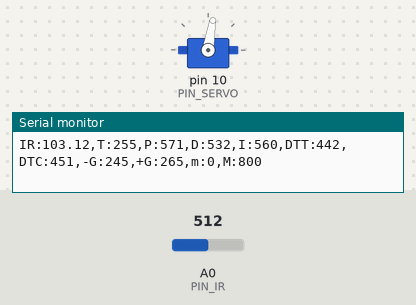
The sketch below on a simulated Arduino Uno, built with avr-gcc and run on an emulated ATmega328P. Shown: servo, the last lines printed to the serial monitor. The inputs (shaded band) are chosen by the test bench; at power-on: A0 (PIN_IR) = 512.

Above: at 0.15 s.
At 1.06 s:
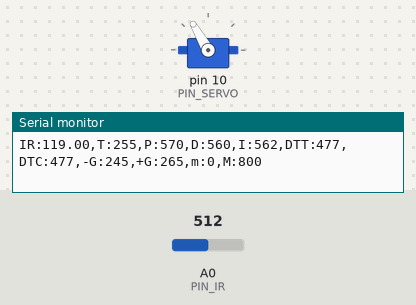
1.3 s: A0 (PIN_IR) set to 0
At 1.66 s:
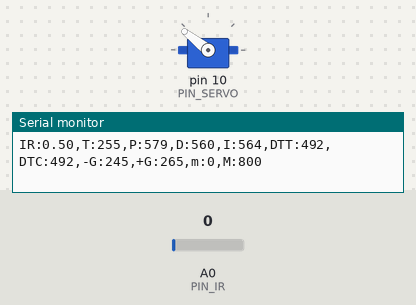
4.3 s: A0 (PIN_IR) set to 511
7.3 s: A0 (PIN_IR) set to 122
Timing chart, 0 to 15.4 s (numbered marks = the images above; inputs shaded):
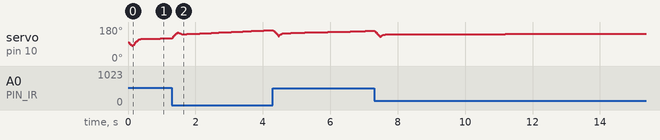

The sketch:

28P14.ino
```cpp
#include <Servo.h>
Servo myservo;

// Arduino pin assignment
#define PIN_IR A0
#define PIN_SERVO 10

#define SERVO_MAX 2300
#define SERVO_MID 1520
#define SERVO_MIN 700
#define SERVO_SPEED 30

#define _DIST_TARGET 255

//Serial
#define _INTERVAL_SERIAL 100
unsigned long last_sampling_time_serial;

// PID Controls
#define P_RATE 0.3 //기본 P 비율 - 아래 UP, DOWN 비율에서 2차 변환
#define P_RATE_UP P_RATE * ((SERVO_MAX - SERVO_MID) / 100)
#define P_RATE_DOWN P_RATE * ((SERVO_MID - SERVO_MIN) / 100)

#define D_RATE 20.0 //기본 D 비율 - 아래 UP, DOWN 비율에서 2차 변환
#define D_RATE_UP D_RATE * ((SERVO_MAX - SERVO_MID) / 100)
#define D_RATE_DOWN D_RATE * ((SERVO_MID - SERVO_MIN) / 100)

#define I_RATE 0.001 //기본 I 비율 - 아래 UP, DOWN 비율에서 2차 변환
#define I_RATE_UP I_RATE * ((SERVO_MAX - SERVO_MID) / 100)
#define I_RATE_DOWN I_RATE * ((SERVO_MID - SERVO_MIN) / 100)

#define DELAY_MICROS 100
#define EMA_ALPHA 0.25

//Filter
const float coE[] = {-0.0000120, 0.0076651, -0.2529813, 84.6894326};

float ema_dist = 0;
float filtered_dist;
float samples_num = 3;


//Servo
float servo_target = SERVO_MID;
float servo_curr = servo_target;

float p_term = 0;
float d_term = 0;
float i_term = 0;
float dist_prev = 0;

void setup() {
  myservo.attach(PIN_SERVO);
  Serial.begin(57600);
}

float ir_distance(void){
  float volt = float(analogRead(PIN_IR));
  float val = ((6762.0/(volt-9.0))-4.0) * 10.0;
  float dist_cali = coE[0] * pow(val, 3) + coE[1] * pow(val, 2) + coE[2] * val + coE[3];
  return dist_cali;
}

float under_noise_filter(void){
  int currReading;
  int largestReading = 0;
  for (int i = 0; i < samples_num; i++) {
    currReading = ir_distance();
    if (currReading > largestReading) { largestReading = currReading; }
    // Delay a short time before taking another reading
    delayMicroseconds(DELAY_MICROS);
  }
  return largestReading;
}

float filtered_ir_distance(void){
  int currReading;
  int lowestReading = 1024;
  for (int i = 0; i < samples_num; i++) {
    currReading = under_noise_filter();
    if (currReading < lowestReading) { lowestReading = currReading; }
  }
  ema_dist = EMA_ALPHA*lowestReading + (1-EMA_ALPHA)*ema_dist;
  return ema_dist;
}

float get_i_term(float new_i_term) {
  float calc_i_term = i_term;
  calc_i_term += new_i_term;
  return calc_i_term;
}

void servoWrite(float servo) {
  if (servo > SERVO_MAX) {
    servo = SERVO_MAX;
  }
  if (servo < SERVO_MIN) {
    servo = SERVO_MIN;
  }
  servo_target = servo;
  if (servo_target > servo_curr + SERVO_SPEED) {
    servo_curr += SERVO_SPEED;
  }
  else if (servo_target < servo_curr - SERVO_SPEED) {
    servo_curr -= SERVO_SPEED;
  }
  else {
    servo_curr = servo_target;
  }
  myservo.writeMicroseconds(servo_curr);
}

void servoUp(float dist_rate) {
  p_term = P_RATE_UP * dist_rate;
  d_term = D_RATE_UP * (dist_rate - dist_prev);
  i_term = get_i_term(I_RATE_UP * dist_rate);
  float result = SERVO_MID + p_term + d_term + i_term;
  servoWrite(result);
}

void servoDown(float dist_rate) {
  p_term = P_RATE_DOWN * dist_rate;
  d_term = D_RATE_DOWN * (dist_rate - dist_prev);
  i_term = get_i_term(I_RATE_DOWN * dist_rate);
  float result = SERVO_MID + p_term + d_term + i_term;
  servoWrite(result);
}

void moveServo(float dist_rate) {
  if (dist_rate > 0) {
    servoDown(dist_rate);
  }
  else {
    servoUp(dist_rate);
  }
  dist_prev = dist_rate;
}

float getDistRate(float dist_from_target) {
  return dist_from_target / 155 * 100;
}

void showLogs(float dist, float duty_target, float duty_curr) {
  if (millis() < last_sampling_time_serial + _INTERVAL_SERIAL) {
    delay(10);
    return;
  }
  last_sampling_time_serial = millis();
  Serial.print("IR:");
  Serial.print(dist);
  Serial.print(",T:");
  Serial.print(_DIST_TARGET);
  Serial.print(",P:");
  Serial.print(map(p_term, -1000, 1000, 510, 610));
  Serial.print(",D:");
  Serial.print(map(d_term, -1000, 1000, 510, 610));
  Serial.print(",I:");
  Serial.print(map(i_term, -1000, 1000, 510, 610));
  Serial.print(",DTT:");
  Serial.print(map(duty_target, SERVO_MIN, SERVO_MAX, 410, 510));
  Serial.print(",DTC:");
  Serial.print(map(duty_curr, SERVO_MIN, SERVO_MAX, 410, 510));
  Serial.println(",-G:245,+G:265,m:0,M:800");
}

void loop() {
  float dist = filtered_ir_distance();
  float dist_from_target = _DIST_TARGET - dist;
  float dist_rate = getDistRate(dist_from_target);
  moveServo(dist_rate);
  showLogs(dist, servo_target, servo_curr);
}
```
